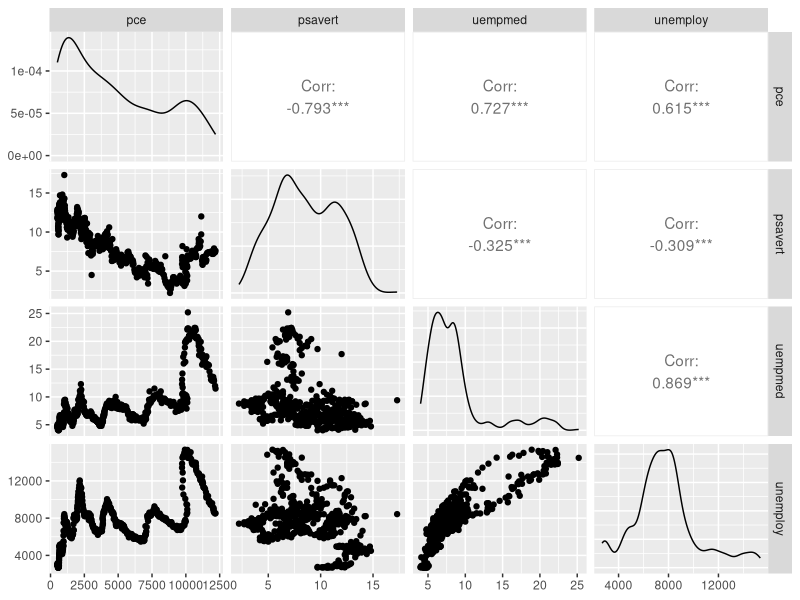
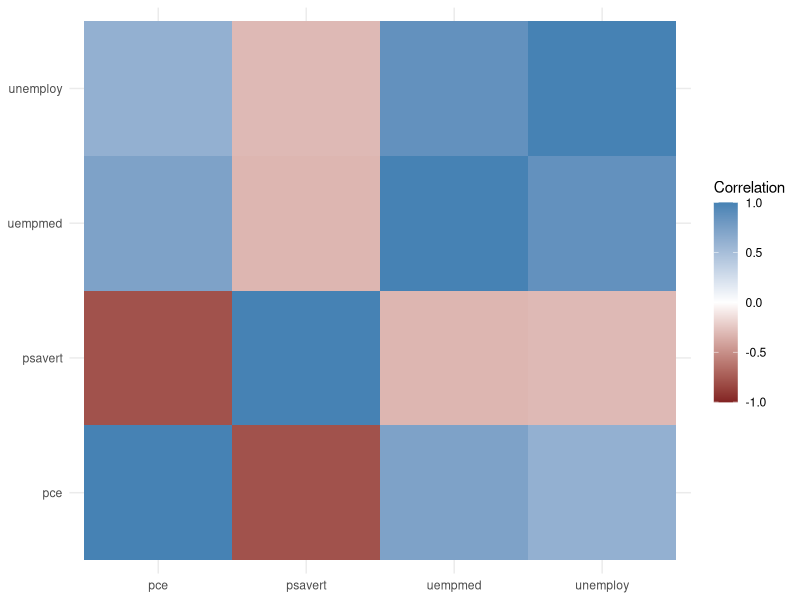

These figures' R source, in order: (Note: this script raises an error after producing the figures.)
#Basic Statistics
#mean, var, cor and t.test.
library(tidyverse)
#generate a random sampling of 100 numbers between 1 and 100.
x <- sample(x=1:100, size=100, replace=TRUE)
#Setting replace=TRUE means that the same number can be drawn multiple times.
mean(x)
# copy x
y <- x
# choose a random 20 elements, using sample, to set to NA
y[sample(x=1:100, size=20, replace=FALSE)] <- NA
y
#Using mean on y will return NA
mean(y) 
#To have the NAs removed before calculating the mean, set na.rm to TRUE.
mean(y, na.rm=TRUE) 
#To calculate the weighted mean of a set of numbers, the function weighted.mean takes
#a vector of numbers and a vector of weights.
grades <- c(95, 72, 87, 66)
weights <- c(1/2, 1/4, 1/8, 1/8)
mean(grades)
weighted.mean(x=grades, w=weights)
var(x) #variance
sqrt(var(x)) #standard deviation
sd(x)    # sd()-----> standard function
sd(y, na.rm=TRUE)
#other commonly used functions for summary statistics are min, max and median
min(x)
max(x)
median(x)
min(y) #NA
min(y, na.rm=TRUE)
#A helpful function that computes the mean, minimum, maximum and median is
#summary. There is no need to specify na.rm because if there are NAs, they are
#automatically removed and their count is included in the results.

summary(x)
# compute  quantiles
quantile(x, probs=c(.25, .75))
quantile(x, probs=c(.1, .25, .5, .75, .99))

#Correlation and Covariance
head(economics) #from ggplot2 package
?economics
cor(economics$pce, economics$psavert)

#To compare multiple variables at once, use cor on a matrix (only for
#numeric variables).
cor(economics[, c(2, 4:6)])  # start from the 2nd column 
GGally::ggpairs(economics[, c(2, 4:6)])
#This shows a scatterplot of every variable in the data against every other variable.
#rather than load GGally, we call its function using the :: operator, which
#allows access to functions within a package without loading it.

# load the reshape package for melting the data
library(reshape2)
# load the scales package for some extra plotting features
library(scales)
# build the correlation matrix
econCor <- cor(economics[, c(2, 4:6)])
econCor
# melt it into the long format
econMelt <- melt(econCor, varnames=c("x", "y"), value.name="Correlation")
# order it according to the correlation
econMelt <- econMelt[order(econMelt$Correlation), ]
# display the melted data
econMelt

## plot it with ggplot
# initialize the plot with x and y on the x and y axes
# draw tiles filling the color based on Correlation
# make the fill (color) scale a three color gradient with muted
# red for the low point, white for the middle and steel blue for the high point
# the guide should be a colorbar with no ticks, whose height is 10 lines
# limits indicates the scale should be filled from -1 to 1
# use the minimal theme so there are no extras in the plot
# make the x and y labels blank
ggplot(econMelt, aes(x=x, y=y)) +geom_tile(aes(fill=Correlation))+
 scale_fill_gradient2(low=muted("red"), mid="white",high="steelblue",
 guide=guide_colorbar(ticks=FALSE, barheight=10),limits=c(-1, 1))+
  theme_minimal()+labs(x=NULL, y=NULL)

#Missing data is just as much a problem with cor as it is with mean and var, but is dealt
#with differently because multiple columns are being considered simultaneously
#Instead of specifying na.rm=TRUE to remove NA entries, one of "all.obs", "complete.obs",
#"pairwise.complete.obs", "everything" or "na.or.complete" is used.
m <- c(9, 9, NA, 3, NA, 5, 8, 1, 10, 4)
n <- c(2, NA, 1, 6, 6, 4, 1, 1, 6, 7)
p <- c(8, 4, 3, 9, 10, NA, 3, NA, 9, 9)
q <- c(10, 10, 7, 8, 4, 2, 8, 5, 5, 2)
r <- c(1, 9, 7, 6, 5, 6, 2, 7, 9, 10)
# combine them together
theMat <- cbind(m, n, p, q, r)   # cbines----> column bind

#The first option for use is "everything", which means that the entirety of all
#columns must be free of NAs; otherwise the result is NA.
cor(theMat, use="everything")

#With the option—"all.obs"— even a single NA in any column will cause an error.
cor(theMat, use="all.obs")

#The "complete.obs" and "na.or.complete"—work similarly to each other in 
#that they keep only rows where every entry is not NA.
#That means our matrix will be reduced to rows 1, 4, 7, 9 and 10, and then have its correlation
#computed. The difference is that "complete.obs" will return an error if not a
#single complete row can be found, while "na.or.complete" will return NA in that case.
cor(theMat, use="complete.obs")
cor(theMat, use="na.or.complete")

#The final option is "pairwise.complete", which is much more inclusive. It
#compares two columns at a time and keeps rows—for those two columns—where neither
#entry is NA. same as "complete.obs".
cor(theMat, use="pairwise.complete.obs")

?ggpairs
GGally::ggpairs(tips, package="reshape2") 
#tips data from the reshape2 package
#This shows every pair of variables in relation to each other building either
#histograms, boxplots or scatterplots depending on the combination of continuous and
#discrete variables.

#T-test
?tips
head(tips)
skim(tips) #skimr package
unique(tips$sex) # sex of the bill payer
unique(tips$day) # day of the week

#one sample t-test
#conduct a one-sample t-test on whether the average tip is equal to $2.50
t.test(tips$tip, alternative="two.sided", mu=2.50)  # mu---> muea

## build a t distribution
randT <- rt(30000, df=NROW(tips)-1) # df--> degree of freedom
# get t-statistic and other information
tipTTest <- t.test(tips$tip, alternative="two.sided", mu=2.50)
# plot it
ggplot(data.frame(x=randT)) + geom_density(aes(x=x), fill="grey", color="grey") +
   geom_vline(xintercept=tipTTest$statistic) +
 geom_vline(xintercept=mean(randT) + c(-2, 2)*sd(randT), linetype=2)
#last line is for dotted lines of +/- 2


#conduct a one-sided t-test to see if the mean is greater than $2.50.
t.test(tips$tip, alternative="greater", mu=2.50)

#Two-Sample T-Test -  used for comparing two samples
#Continuing with the tips data, we compare how female and male diners tip.
#Before running the t-test, we first need to check the variance of each sample.

# calculate the variance of tip for each level of sex
aggregate(tip ~ sex, data=tips, var)


#test for normality of tip distribution
shapiro.test(tips$tip)
shapiro.test(tips$tip[tips$sex == "Female"])
shapiro.test(tips$tip[tips$sex == "Male"])

# all the tests fail so inspect visually
ggplot(tips, aes(x=tip, fill=sex)) + geom_histogram(binwidth=.5, alpha=1/2)

#Since the data do not appear to be normally distributed, neither the standard F-test (via
#the var.test function) nor the Bartlett test (via the bartlett.test function) will suffice. 
#So we use the nonparametric Ansari-Bradley test to examine the equality of variances.
ansari.test(tip ~ sex, tips)
?ansari.test
#This test indicates that the variances are equal, meaning we can use the standard
#two-sample t-test.
t.test(tip ~ sex, data=tips, var.equal=TRUE)
# setting var.equal=TRUE runs a standard two sample t-test
# var.equal=FALSE (the default) would run the Welch test
#female and male diners tip roughly equally

#While all this statistical rigor is nice, a simple rule of thumb would be 
#to see if the two means are within two standard deviations of each other.
library(plyr)
#ddply is used to split the data according to the levels of sex. It then 
#applied the summarize function to each subset of the data.
tipSummary <- ddply(tips, "sex", summarize,
                     tip.mean=mean(tip), tip.sd=sd(tip),
                     Lower=tip.mean - 2*tip.sd/sqrt(NROW(tip)),
                     Upper=tip.mean + 2*tip.sd/sqrt(NROW(tip)))
tipSummary


ggplot(tipSummary, aes(x=tip.mean, y=sex)) + geom_point() +
   geom_errorbarh(aes(xmin=Lower, xmax=Upper), height=.2)
#the confidence intervals overlapping, suggesting that the means for the 
#two sexes are roughly equivalent.

#ANOVA - comparing multiple groups
colnames(tips)
tipAnova <- aov(tip ~ day - 1, tips)   #aov---> for anova
#left side is the variable of interest and the right side contains the
#variables that control grouping.
tipIntercept <- aov(tip ~ day, tips) #recall discussion on categorical variables
tipAnova$coefficients
tipIntercept$coefficients
summary(tipAnova)

#Since the test had a significant p-value, we would like to see which group differed from
#the others. The simplest way is to make a plot of the group means and confidence intervals
#and see which overlap.

tipsByDay <- ddply(tips, "day", plyr::summarize,
                   tip.mean=mean(tip), tip.sd=sd(tip),
                   Length=NROW(tip),
                   tfrac=qt(p=.90, df=Length-1),
                   Lower=tip.mean - tfrac*tip.sd/sqrt(Length),
                   Upper=tip.mean + tfrac*tip.sd/sqrt(Length))

ggplot(tipsByDay, aes(x=tip.mean, y=day)) + geom_point() +
   geom_errorbarh(aes(xmin=Lower, xmax=Upper), height=.3)
#This shows that Sunday tips differ from Thursday and Friday tips.

#The use of NROW instead of nrow is to guarantee computation. Where nrow works
#only on data.frames and matrices, NROW returns the length of objects that
#have only one dimension.
nrow(tips)
NROW(tips)
nrow(tips$tip)
NROW(tips$tip)

#An alternative to the ANOVA is to fit a linear regression with one categorical variable
#and no intercept.

#SUMMARY#
#Means, variances and standard deviations are computed with #mean, var and sd, respectively. 
#Correlation and covariance are computed with cor and cov. 
#For t-tests t.test is used, while aov is used for ANOVA.
